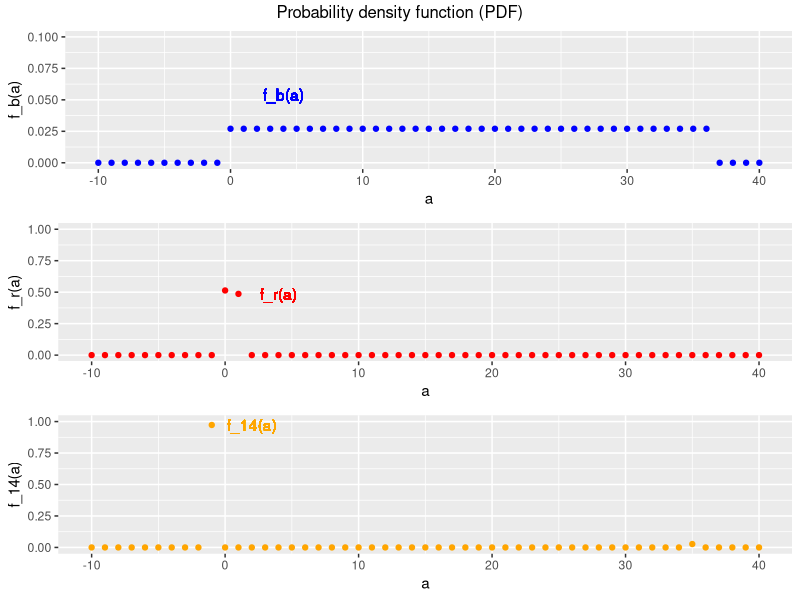
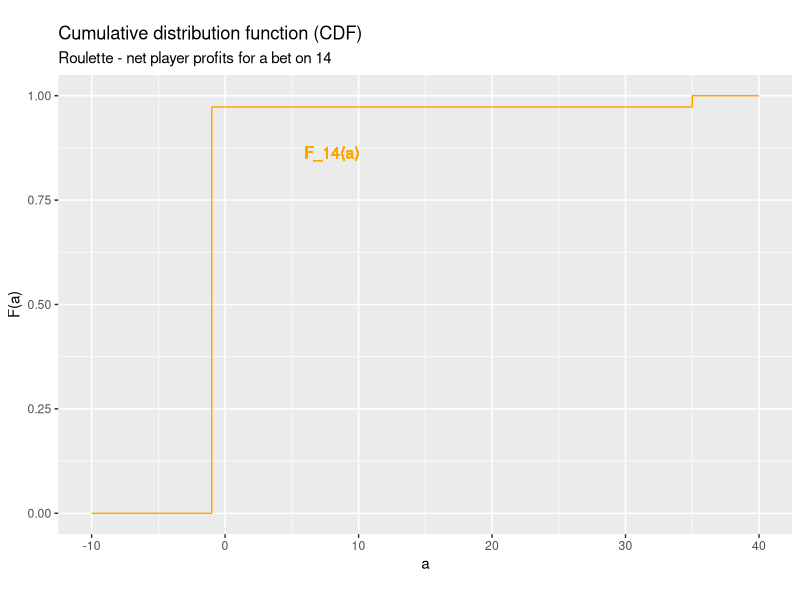
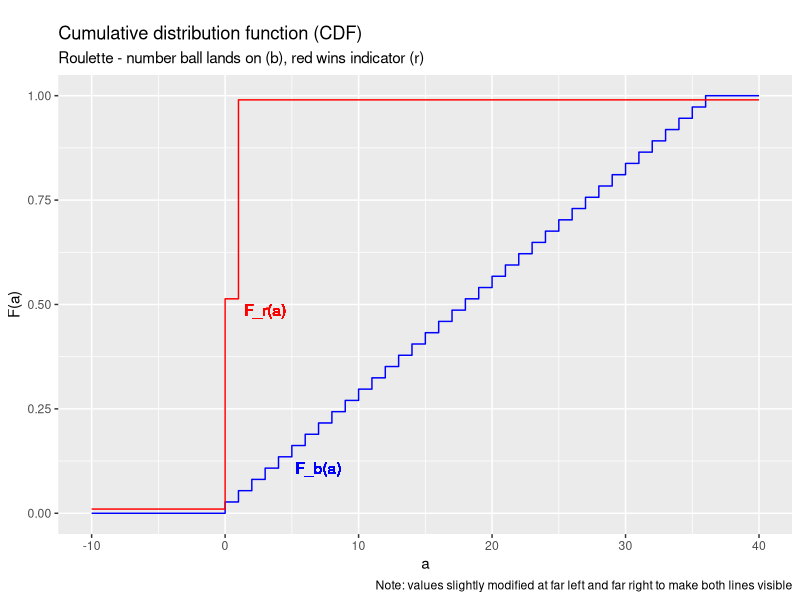
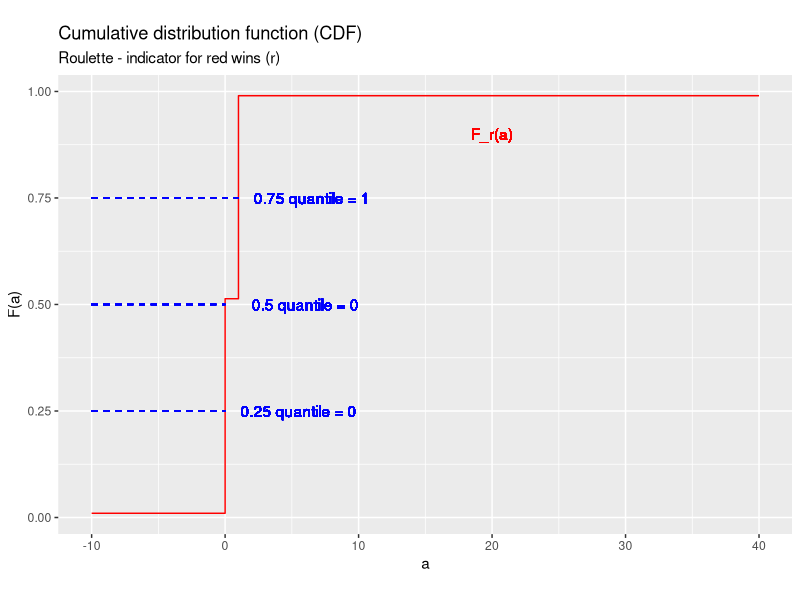
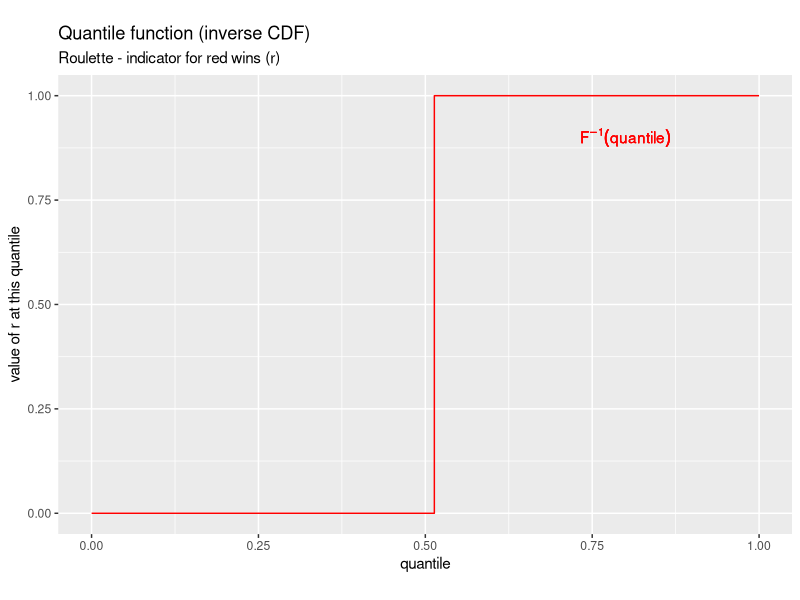

Write R code to recreate these figures, in order.
## ---- chunk 1
knitr::opts_chunk$set(echo = FALSE,
                      prompt = FALSE,
                      tidy = TRUE,
                      collapse = TRUE)
library("tidyverse")
library("gridExtra")
## ---- chunk 2
RoulettePDF <- tibble(a = seq(from=-10, to=40),
                      fb = c(rep(0, 10), rep(1/37, 37), rep(0, 4)),
                      fr = c(rep(0, 10), 19/37, 18/37, rep(0, 39)),
                      fred = c(rep(0, 9), 19/37, 0, 18/37, rep(0, 39)),
                      f14 = c(rep(0, 9), 36/37, rep(0, 35), 1/37, rep(0,5)))
p1 <- ggplot(data = RoulettePDF, mapping = aes(x = a)) +
  geom_point(aes(y=fb), col = "blue") +
  xlab("a") +
  ylab("f_b(a)") +
  ylim(0,0.1) +
  geom_text(x = 4, 
            y = 2/37, 
            label = "f_b(a)", 
            col = "blue")
p2 <- ggplot(data = RoulettePDF, mapping = aes(x = a)) +
  geom_point(aes(y=fr), col = "red") +
  xlab("a") +
  ylab("f_r(a)") +
  ylim(0,1) +
  geom_text(x = 4, 
            y = 18/37, 
            label = "f_r(a)", 
            col = "red")
p3 <- ggplot(data = RoulettePDF, mapping = aes(x = a)) +
  geom_point(aes(y=f14), col = "orange") +
  xlab("a") +
  ylab("f_14(a)") +
  ylim(0,1) +
  geom_text(x = 2, 
            y = 36/37, 
            label = "f_14(a)", 
            col = "orange")
grid.arrange(p1,p2,p3,top="Probability density function (PDF)")
## ---- chunk 3
RouletteCDF <- RoulettePDF %>%
    mutate (Fb = cumsum(fb)) %>%
    mutate (Fred = cumsum(fred))%>%
    mutate (F14 = cumsum(f14)) 
ggplot(data = RouletteCDF, mapping = aes(x = a)) +
  geom_step(aes(y=F14), col = "orange") +
  xlab("a") +
  ylab("F(a)") +
  geom_text(x = 8, 
            y = 32/37, 
            label = "F_14(a)",
            col = "orange") +
  labs(title = "Cumulative distribution function (CDF)", 
       subtitle = "Roulette - net player profits for a bet on 14", 
       caption = "", 
       tag = "")
## ---- chunk 4
RouletteCDF <- RoulettePDF %>%
    mutate (Fb = cumsum(fb)) %>%
    mutate (Fr = pmax(0.01,pmin(cumsum(fr),0.99))) %>%
    mutate (Fred = cumsum(fred))%>%
    mutate (F14 = cumsum(f14)) 
ggplot(data = RouletteCDF, mapping = aes(x = a)) +
  geom_step(aes(y=Fb), col = "blue") +
  geom_step(aes(y=Fr), col = "red") +
  xlab("a") +
  ylab("F(a)") +
  geom_text(x = 7, 
            y = 4/37, 
            label = "F_b(a)",
            col = "blue") +
  geom_text(x = 3, 
            y = 18/37, 
            label = "F_r(a)",
            col = "red") +
  labs(title = "Cumulative distribution function (CDF)", 
       subtitle = "Roulette - number ball lands on (b), red wins indicator (r) ", 
       caption = "Note: values slightly modified at far left and far right to make both lines visible", 
       tag = "")
## ---- chunk 5
ggplot(data = RouletteCDF, mapping = aes(x = a)) +
  geom_step(aes(y=Fr), col = "red") +
  xlab("a") +
  ylab("F(a)") +
  geom_text(x = 20, 
            y = 0.9, 
            label = "F_r(a)", 
            col = "red") +
  geom_text(mapping=aes(x = 5.5, y = 0.25),
            label = "0.25 quantile = 0",
            col = "blue") +
  geom_text(x = 6.0, 
            y = 0.5, 
            label = "0.5 quantile = 0",
            col = "blue") +
  geom_text(x = 6.5, 
            y = 0.75, 
            label = "0.75 quantile = 1",
            col = "blue") +
  geom_segment(x=-10,xend=0,y=0.25,yend=0.25,col="blue",linetype = "dashed") +
  geom_segment(x=-10,xend=0,y=0.5,yend=0.5,col="blue",linetype = "dashed") +
  geom_segment(x=-10,xend=1,y=0.75,yend=0.75,col="blue",linetype = "dashed") +
  labs(title = "Cumulative distribution function (CDF)", 
       subtitle = "Roulette - indicator for red wins (r)", 
       caption = "", 
       tag = "")
## ---- chunk 6
RouletteQuant <- tibble(a = c(0.0001,19/37,0.9999),
                        qred = c(0,1,1))
ggplot(data = RouletteQuant, mapping = aes(x = a)) +
  geom_step(aes(y=qred),col = "red") +
  xlab("quantile") +
  ylab("value of r at this quantile") +
  geom_text(x = 0.8, 
            y = 0.9, 
            label = "{F^{-1}}(quantile)",
            col = "red",
            parse = TRUE) +
  labs(title = "Quantile function (inverse CDF)", 
       subtitle = "Roulette - indicator for red wins (r)", 
       caption = "", 
       tag = "")
